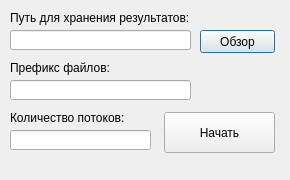
<?xml version="1.0" encoding="UTF-8"?>
<ui version="4.0">
 <class>StartProgressForm</class>
 <widget class="QDialog" name="StartProgressForm">
  <property name="geometry">
   <rect>
    <x>0</x>
    <y>0</y>
    <width>290</width>
    <height>180</height>
   </rect>
  </property>
  <property name="minimumSize">
   <size>
    <width>290</width>
    <height>120</height>
   </size>
  </property>
  <property name="maximumSize">
   <size>
    <width>290</width>
    <height>180</height>
   </size>
  </property>
  <property name="windowTitle">
   <string>Параметры работы</string>
  </property>
  <widget class="QLineEdit" name="lineEdit">
   <property name="geometry">
    <rect>
     <x>10</x>
     <y>30</y>
     <width>181</width>
     <height>20</height>
    </rect>
   </property>
  </widget>
  <widget class="QLabel" name="label">
   <property name="geometry">
    <rect>
     <x>10</x>
     <y>10</y>
     <width>181</width>
     <height>16</height>
    </rect>
   </property>
   <property name="text">
    <string>Путь для хранения результатов:</string>
   </property>
  </widget>
  <widget class="QPushButton" name="pushButton">
   <property name="geometry">
    <rect>
     <x>200</x>
     <y>30</y>
     <width>75</width>
     <height>23</height>
    </rect>
   </property>
   <property name="text">
    <string>Обзор</string>
   </property>
  </widget>
  <widget class="QLineEdit" name="lineEdit_2">
   <property name="geometry">
    <rect>
     <x>10</x>
     <y>130</y>
     <width>141</width>
     <height>20</height>
    </rect>
   </property>
  </widget>
  <widget class="QLabel" name="label_2">
   <property name="geometry">
    <rect>
     <x>10</x>
     <y>110</y>
     <width>281</width>
     <height>16</height>
    </rect>
   </property>
   <property name="text">
    <string>Количество потоков:</string>
   </property>
  </widget>
  <widget class="QPushButton" name="pushButton_2">
   <property name="geometry">
    <rect>
     <x>164</x>
     <y>112</y>
     <width>111</width>
     <height>41</height>
    </rect>
   </property>
   <property name="text">
    <string>Начать</string>
   </property>
  </widget>
  <widget class="QLineEdit" name="lineEdit_3">
   <property name="geometry">
    <rect>
     <x>10</x>
     <y>80</y>
     <width>181</width>
     <height>20</height>
    </rect>
   </property>
  </widget>
  <widget class="QLabel" name="label_3">
   <property name="geometry">
    <rect>
     <x>10</x>
     <y>60</y>
     <width>181</width>
     <height>16</height>
    </rect>
   </property>
   <property name="text">
    <string>Префикс файлов:</string>
   </property>
  </widget>
 </widget>
 <resources/>
 <connections/>
</ui>
